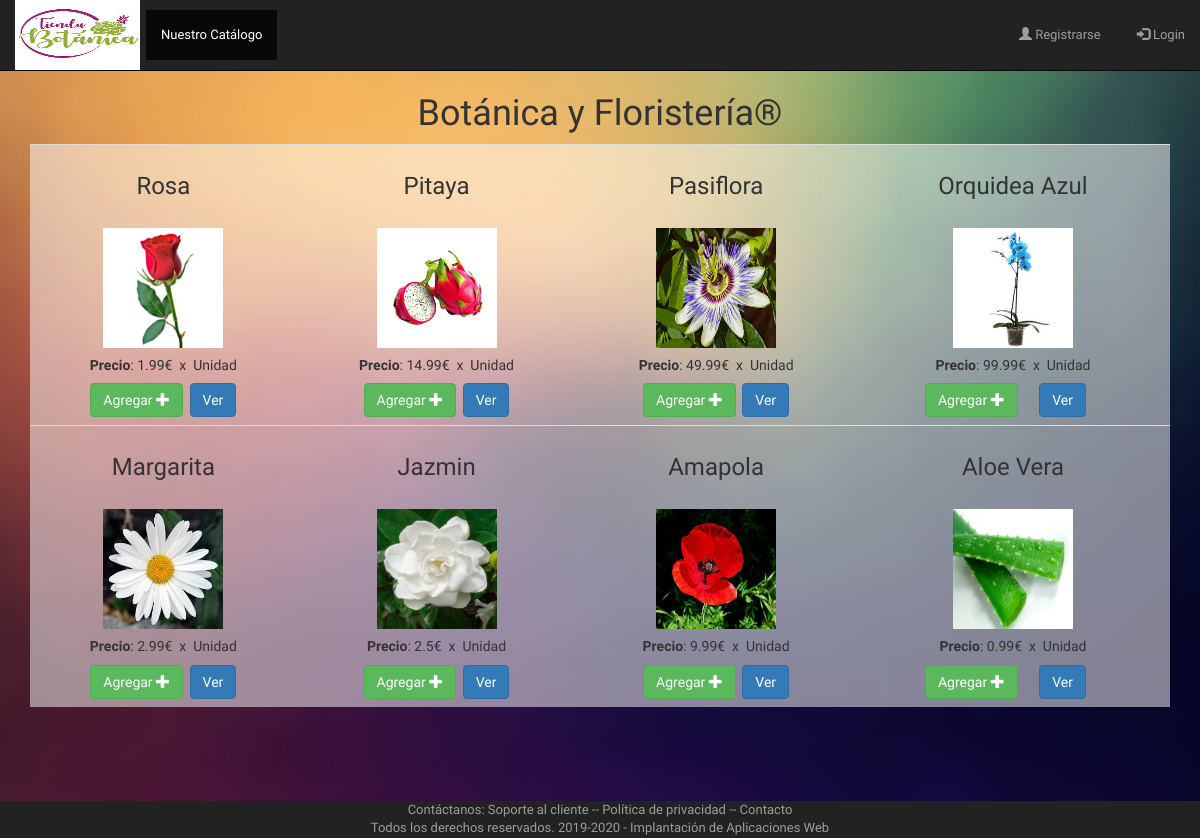
/vistas/catalogo_articulos.php, run on the app's committed database.
### tables this page shows
CREATE TABLE `articulos` (
  `id` int(11) NOT NULL,
  `nombre` text NOT NULL,
  `tipo` text NOT NULL,
  `distribuidor` text NOT NULL,
  `precio` text NOT NULL,
  `descuento` text NOT NULL,
  `unidades` text NOT NULL,
  `imagen` text NOT NULL
);

### controladores/ControladorBD.php (called while the page is built, shortened)
<?php
class ControladorBD {
    private $servername = "localhost";
    private $username = "root";
    private $password = "";
    private $dbname = "tienda2020";
    private $server ="mysql";
    private $bd;
    static private $instancia = null;
    public static function getControlador() {
        if (self::$instancia == null) {
            self::$instancia = new ControladorBD();
        }
        return self::$instancia;
    }
    public function abrirBD() {
        try {
            $this->bd = new PDO($this->server.":host=$this->servername;dbname=$this->dbname", $this->username, $this->password);
            $this->bd->setAttribute(PDO::ATTR_ERRMODE, PDO::ERRMODE_EXCEPTION);
        } catch (PDOException $e) {
            die("conexión fallida " . $e->getMessage());
        }
    }
    public function cerrarBD() {
        $this->bd = null;
    }
    public function consultarBD($consulta, $parametros=null){
        if($parametros!=null)
            return $this->consultarBDParametros($consulta,$parametros);
        else
            return $this->consultarBDDirecta($consulta);
    }
    private function consultarBDParametros($consulta, $parametros) {
        $this->st = $this->bd->prepare($consulta);
        $this->st->execute($parametros);
        return $this->st;
    }
}

### controladores/Paginador.php (called while the page is built, shortened)
<?php
require_once CONTROLLER_PATH . "ControladorBD.php";
class Paginador {
    private $limite = 5;
    private $consulta;
    private $parametros;
    private $total;
    private $bd;
    public function __construct($consulta, $parametros, $limite) {
        $this->limite = $limite;
        $this->consulta = $consulta;
        $this->parametros = $parametros;
        $this->bd = ControladorBD::getControlador();
        $this->bd->abrirBD();
        $this->res = $this->bd->consultarBD($consulta, $parametros);
        $this->filas=$this->res->fetchAll(PDO::FETCH_OBJ);
        $this->total = count($this->filas);
        $this->bd->cerrarBD();
    }
    public function getDatos($p) {
        $this->pagina = $p;
        $inicio = ( $this->pagina - 1 ) * $this->limite;
        if ($inicio > ($this->total - $this->limite)) {
              $this->pagina = $this->pagina - 1;
        }
        $result = new stdclass();
        $result->pagina = $this->pagina;
        $result->limite = $this->limite;
        $result->total = $this->total;
        $result->datos = Array();
        if($inicio>=0){
            $consultar = $this->consulta . ' limit ' . $inicio . ',' . $this->limite;
            $this->bd->abrirBD();
            $this->res = $this->bd->consultarBD($consultar,$this->parametros);
            $respuesta = $this->res->fetchAll(PDO::FETCH_OBJ);
            foreach ($respuesta as $dato) {
                $result->datos[] = $dato;
            }
            $this->bd->cerrarBD();
        }
        return $result;
    }
}

### modelos/articulo.php (called while the page is built, shortened)
<?php
class Articulo {
    private $id;
    private $nombre;
    private $precio;
    private $imagen;
    public function __construct($id, $nombre, $tipo, $distribuidor, $precio, $descuento, $unidades, $imagen) {
        $this->id = $id;
        $this->nombre = $nombre;
        $this->precio = $precio;
        $this->imagen = $imagen;
    }
    function getid() {
        return $this->id;
    }
    function getnombre() {
        return $this->nombre;
    }
    function getPrecio() {
        return $this->precio;
    }
    function getimagen() {
        return $this->imagen;
    }
}
?>

### utilidades/funciones.php (called while the page is built, shortened)
<?php
function encode($str){
    return urlencode(base64_encode($str));
}

### vistas/catalogo_articulos.php (the view, shortened to what this page needs)
<?php require_once $_SERVER['DOCUMENT_ROOT'] . "/iaw/tienda2020/dirs.php";
require_once VIEW_PATH . "cabecera.php"
?>
<!DOCTYPE html>
<html lang="es">
<head>
</head>
<body>
<?php
require_once CONTROLLER_PATH . "ControladorArticulo.php";
require_once CONTROLLER_PATH . "Paginador.php";
require_once UTILITY_PATH . "funciones.php";
if (!isset($_POST["articulo"])) {
    $nombre = "";
} else {
    $nombre = filtrado($_POST["articulo"]);
}
$pagina = (isset($_GET['page'])) ? $_GET['page'] : 1;
$consulta = "SELECT * FROM articulos WHERE nombre LIKE :nombre  order by nombre desc";
$parametros = array(':nombre' => "%" . $nombre . "%");
$limite = 16;
$paginador  = new Paginador($consulta, $parametros, $limite);
$resultados = $paginador->getDatos($pagina);
if (count($resultados->datos) > 0) {
echo "<div class='container'>";
echo"<h1 class='display-1' align='center'>Botánica y Floristería®</h1>";
echo "<table border='0' width='1000px' class='table' >";
$num="";
foreach ($resultados->datos as $a){
    $Articulo = new Articulo($a->id, $a->nombre, $a->tipo, $a->distribuidor, $a->precio, $a->descuento, $a->unidades,  $a->imagen);
    if ($num==4){
        echo "<tr align='center'>";
        $num=1;
    }else{
        $num++;
    }
    echo "<td><h3 align='center'>". $Articulo->getnombre() ."</h3>"."</br>";
    echo "<div align='center'><img src='/iaw/tienda2020/imagenes/" . $Articulo->getimagen() . "' width='120px' height='120px'> ";
    echo  "<h5>"."<b>Precio</b>: ". $Articulo->getPrecio() ."€ &nbspx &nbspUnidad</h5>";
    echo "<a href='/iaw/tienda2020/vistas/carrito_añadir.php?id=" . encode($Articulo->getid()) . "&page=" . encode("catalogo_articulos.php") . "'<button type='button' class='btn btn-success'> Agregar ";
    echo "<span class='glyphicon glyphicon-plus'></span></a>";
    echo "<a href='/iaw/tienda2020/vistas/read_articulos.php?id=" . encode($Articulo->getid()) . "'<button type='button' class='btn btn-primary'> Ver </buttom></a>";
    echo "</div>";
}
echo "</table>";
echo "</div>";
 } else {
     echo "<p><em>No se ha encontrado ningun articulo.</em></p>";
}
?>
<?php require_once VIEW_PATH. "pie.php"; ?>
<br><br><br>

### vistas/cabecera.php (shortened to what this page needs)
<!DOCTYPE html>
<html lang="es">
    <head>
        <link rel="stylesheet" href="https://maxcdn.bootstrapcdn.com/bootstrap/3.3.7/css/bootstrap.css">
    </head>
    </head>
<?php require_once "navbar.php"; ?>

### vistas/navbar.php (shortened to what this page needs)
<?php
require_once UTILITY_PATH . "funciones.php";
?>
<nav class="navbar navbar-inverse navbar-fixed-top">
  <div class="container-fluid">
    <div class="navbar-header">
      <a href=/iaw/tienda2020/index.php><image src="/iaw/tienda2020/imagenes/logo.jpg" width="125" height="70"></a>
    </div>
    <ul class="nav navbar-nav">
      <?php
      if(isset($_SESSION['id']) && $_SESSION['administrador'] == 'si'){
        echo '<li><a href="/iaw/tienda2020/vistas/catalogo_articulos.php">Nuestro Catálogo</a></li>';
        echo '<li class="active"><a href="/iaw/tienda2020/vistas/admin_articulos.php">Administración Productos</a></li>';
        echo '<li class="active"><a href="/iaw/tienda2020/vistas/admin_usuarios.php">Administración Usuarios</a></li>';
    } else{
        echo '<li class="active"><a href="/iaw/tienda2020/vistas/catalogo_articulos.php">Nuestro Catálogo</a></li>';
  }
  ?>
  </ul>
        <ul class="nav navbar-nav navbar-right">
        <?php
          if(!isset($_SESSION['USUARIO']['email'])){
            echo '<li><a href="/iaw/tienda2020/vistas/registro.php"><span class="glyphicon glyphicon-user"></span> Registrarse</a></li>';
            echo '<li><a href="/iaw/tienda2020/vistas/login1.php"><span class="glyphicon glyphicon-log-in"></span> Login</a></li>';
          }
        ?>
    </ul>
  </div>
</nav>
<br><br>
<br><br>

### vistas/pie.php (shortened to what this page needs)
<br><br><br>
<footer class="navbar-inverse navbar-fixed-bottom">
    <div class="p-3 mb-2 bg-secondary text-white">
            <div class="footer-copyright text-center py-3" style="color:#9d9d9d";>Contáctanos:
                <a style="color:#9d9d9d"; href="#">Soporte al cliente</a>
                <a style="color:#9d9d9d"; href="#">--</a>
                <a style="color:#9d9d9d"; href="#">Política de privacidad</a>
                <a style="color:#9d9d9d"; href="#">--</a>
                <a style="color:#9d9d9d"; href="#">Contacto</a>
            </div>
            <div class="footer-copyright text-center py-3" style="color:#9d9d9d";>Todos los derechos reservados. 2019-2020 - Implantación de Aplicaciones Web
            </div>
        </div>
</footer>
</body>
</html>

### vistas/cabecera.php (style rules this page uses)
html,body { font-family: 'Numans', sans-serif; font-size: 13px; }
table tr td:last-child a { margin-right: 15px; }
li { padding: 10px 0 0 6px; }
table { background-color: rgba(255,255,255,0.5); }

### vistas/catalogo_articulos.php (style rules this page uses)
body { background: url(/iaw/tienda2020/imagenes/fondotiendo.jpg) no-repeat center center fixed; -webkit-background-size: cover; -moz-background-size: cover; -o-background-size: cover; background-size: cover; }

### data on the page
articulos: nombre "Rosa", imagen (picture), precio "1.99"
articulos: nombre "Pitaya", imagen (picture), precio "14.99"
articulos: nombre "Pasiflora", imagen (picture), precio "49.99"
articulos: nombre "Orquidea Azul", imagen (picture), precio "99.99"
articulos: nombre "Margarita", imagen (picture), precio "2.99"
articulos: nombre "Jazmin", imagen (picture), precio "2.5"
articulos: nombre "Amapola", imagen (picture), precio "9.99"
articulos: nombre "Aloe Vera", imagen (picture), precio "0.99"
